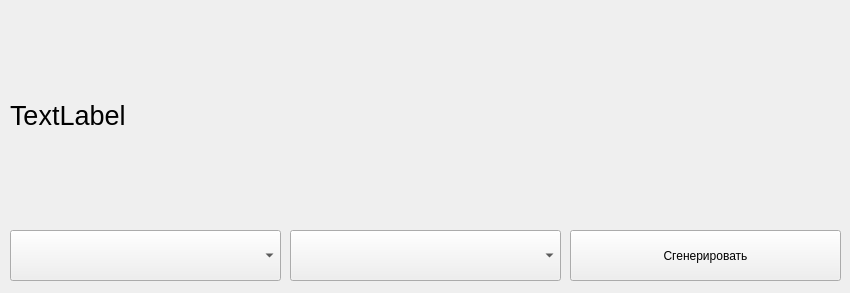
<?xml version="1.0" encoding="UTF-8"?>
<ui version="4.0">
 <class>MainWindow</class>
 <widget class="QMainWindow" name="MainWindow">
  <property name="geometry">
   <rect>
    <x>0</x>
    <y>0</y>
    <width>850</width>
    <height>293</height>
   </rect>
  </property>
  <property name="windowTitle">
   <string>MainWindow</string>
  </property>
  <widget class="QWidget" name="centralwidget">
   <widget class="QPushButton" name="pushButton">
    <property name="geometry">
     <rect>
      <x>570</x>
      <y>230</y>
      <width>271</width>
      <height>51</height>
     </rect>
    </property>
    <property name="text">
     <string>Сгенерировать</string>
    </property>
   </widget>
   <widget class="QComboBox" name="comboBox">
    <property name="geometry">
     <rect>
      <x>10</x>
      <y>230</y>
      <width>271</width>
      <height>51</height>
     </rect>
    </property>
   </widget>
   <widget class="QComboBox" name="comboBox_2">
    <property name="geometry">
     <rect>
      <x>290</x>
      <y>230</y>
      <width>271</width>
      <height>51</height>
     </rect>
    </property>
   </widget>
   <widget class="QLabel" name="label">
    <property name="geometry">
     <rect>
      <x>10</x>
      <y>10</y>
      <width>831</width>
      <height>211</height>
     </rect>
    </property>
    <property name="font">
     <font>
      <pointsize>20</pointsize>
     </font>
    </property>
    <property name="text">
     <string>TextLabel</string>
    </property>
   </widget>
  </widget>
 </widget>
 <resources/>
 <connections/>
</ui>
